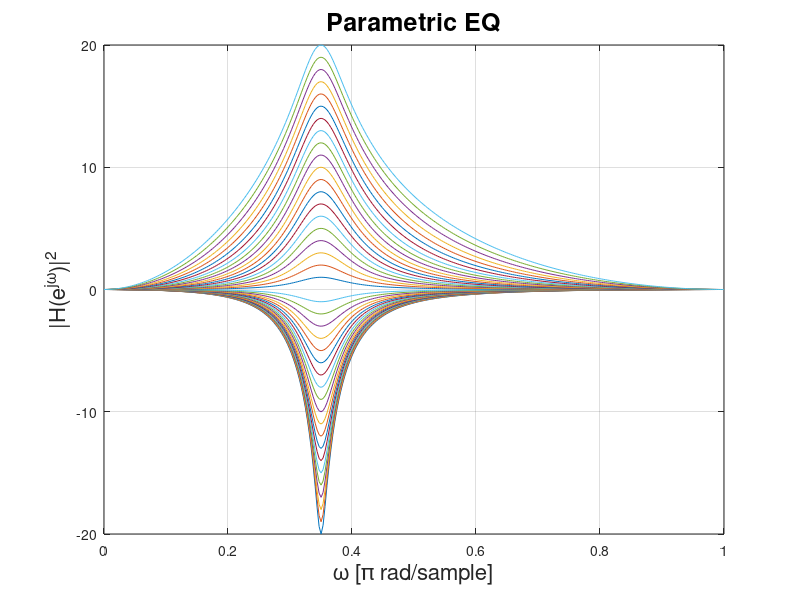

MATLAB code for this plot:
% G0     : is the reference gain.     Typical unity gain for cascaded filters.
% G      : Gain at w0
% deltaw : Bandwidth at level GB
% GB     : Gain at bandwidth level. It lies between G0 and G and is specified from these.
%
%   The levels are chosen as:   
%                               BOOST:                      CUT:         
%                                       G0^2 < GB^2 < G^2       G^2 < GB^2 < G0^2
%
%   Therefore, a good choice is: GB^2 = G*G0 (geometric mean of dB values)
%                            or: GB^2 = (g0^2+G^2)/(2)
% --------------------------------------------------------------------------
%       Filter specification parameters: {G0,G,GB,w0,deltaw}
%----------------------------------------------------------------------------
%
% TODO: design a simple stable cut filter.
%       explore the best variable characteristic response by changing GB
%
%
clear all; close all; print = 0;
fs = 10e3;
fc = 1.75e3;
for gain = -20:20
Gboost = gain;
G0 = 1;
G = 10^(Gboost/20)*G0 
w0 = 2*pi*fc/fs
fwidth = 500; deltaw = 2*pi*fwidth/fs; % Q = w0/deltaw;

GB = (G+G0)/(2)

BETA = sqrt(( GB^2 - G0^2 )/( G^2  - GB^2  )) * tan((deltaw)/(2))
w0 = cos(w0)
    %% Coefficients for difference equation
    %            b0 - b1 z^-1 + b2 z^-2
    % H(z) = -------------------------------
    %            a0 - a1 z^-1 + a2 z^-2
    b0 = (G0+G*BETA)/(1+BETA)
    b1 = 2*(G0*w0)/(1+BETA)
    b2 = (G0-G*BETA)/(1+BETA)
    a0 = 1
    a1 = 2*(w0)/(1+BETA)
    a2 = (1-BETA)/(1+BETA)

%% Plotting
w=0:0.01:pi;z = exp(j.*w);
Ha= ( (G0 + G*BETA)/(1+BETA) - 2*(G0*w0)/(1+BETA)*z.^(-1) + (G0-G*BETA)/(1+BETA)*z.^(-2)  )./( 1 - 2*(w0)/(1+BETA).*z.^(-1) + (1-BETA)/(1+BETA).*z.^(-2)  );
% 
figure(1)
plot(w/pi,20*log10(abs(Ha))); hold on;
end
set(gcf,'Units', 'Normalized', 'OuterPosition', [0 0 1 1]); 
grid on; xlabel('\omega [\pi rad/sample]','fontsize', 16), ylabel('|H(e^{j\omega})|^2','fontsize', 16)
title('Parametric EQ','fontsize', 18);
if print == 1
    cleanfigure();
    fig2tikz(gcf,'1','EQ with Gain from -20dB to + 20dB','matlab_test_first_gain','/Users/OSX/Documents/UNI/P7/courses/sound_processing/eq');
 end
